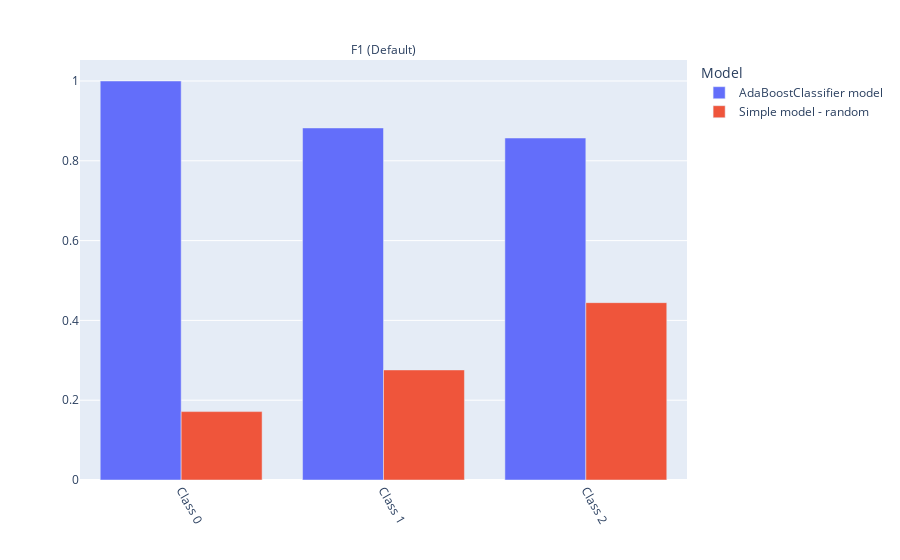

Notebook code cell kept with this figure:
### Markdown cell above
### Random model check:

### Code cell
check = SimpleModelComparison(simple_model_type='random')
check.run(train_ds, test_ds, clf)

### Figure 1 — Plotly figure (JSON) as saved in the notebook; plotly's stock layout.template omitted (floating-point values rounded to 4 significant figures)
{"data": [{"alignmentgroup": "True", "customdata": [[19], [15], [16]], "hovertemplate": "Model=AdaBoostClassifier model<br>Metric=F1 (Default)<br>value=%{x}<br>Value=%{y}<br>Number of samples=%{customdata[0]}<extra></extra>", "legendgroup": "AdaBoostClassifier model", "marker": {"color": "#636efa", "pattern": {"shape": ""}}, "name": "AdaBoostClassifier model", "offsetgroup": "AdaBoostClassifier model", "orientation": "v", "showlegend": true, "textposition": "auto", "type": "bar", "x": [0, 1, 2], "xaxis": "x", "y": [1, 0.8824, 0.8571], "yaxis": "y"}, {"alignmentgroup": "True", "customdata": [[19], [15], [16]], "hovertemplate": "Model=Simple model - random<br>Metric=F1 (Default)<br>value=%{x}<br>Value=%{y}<br>Number of samples=%{customdata[0]}<extra></extra>", "legendgroup": "Simple model - random", "marker": {"color": "#EF553B", "pattern": {"shape": ""}}, "name": "Simple model - random", "offsetgroup": "Simple model - random", "orientation": "v", "showlegend": true, "textposition": "auto", "type": "bar", "x": [0, 1, 2], "xaxis": "x", "y": [0.1714, 0.2759, 0.4444], "yaxis": "y"}], "layout": {"annotations": [{"font": {}, "showarrow": false, "text": "F1 (Default)", "x": 0.5, "xanchor": "center", "xref": "paper", "y": 1, "yanchor": "bottom", "yref": "paper"}], "barmode": "group", "legend": {"title": {"text": "Model"}, "tracegroupgap": 0}, "margin": {"t": 60}, "xaxis": {"anchor": "y", "domain": [0, 1], "tickangle": 60, "tickprefix": "Class ", "title": {}, "type": "category"}, "yaxis": {"anchor": "x", "domain": [0, 1], "showticklabels": true, "title": {}}}}
